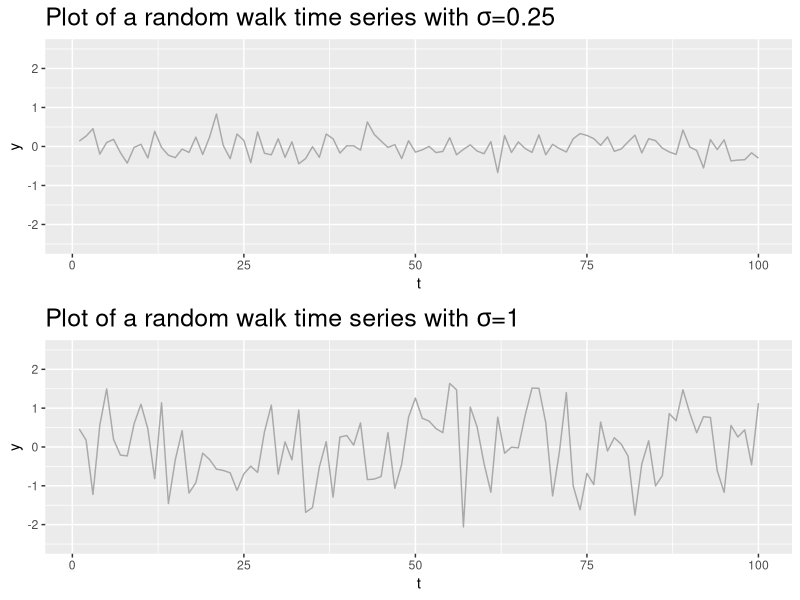
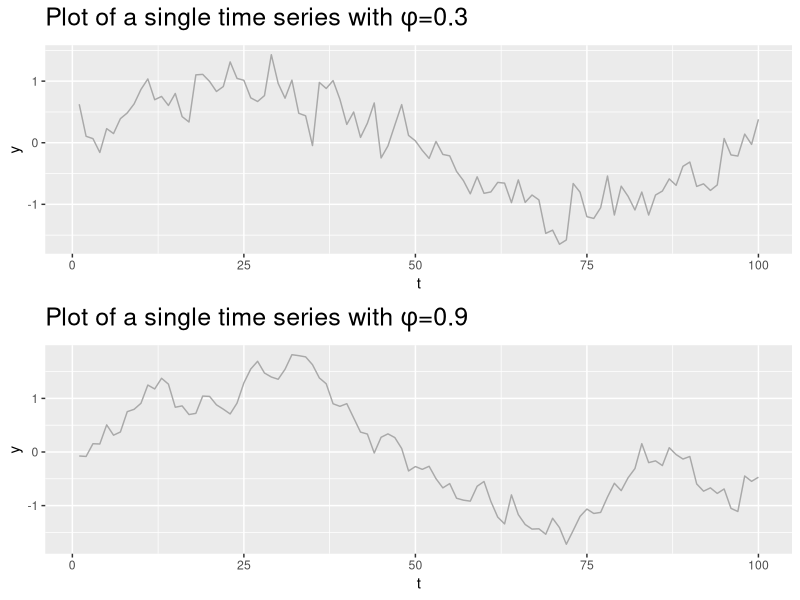
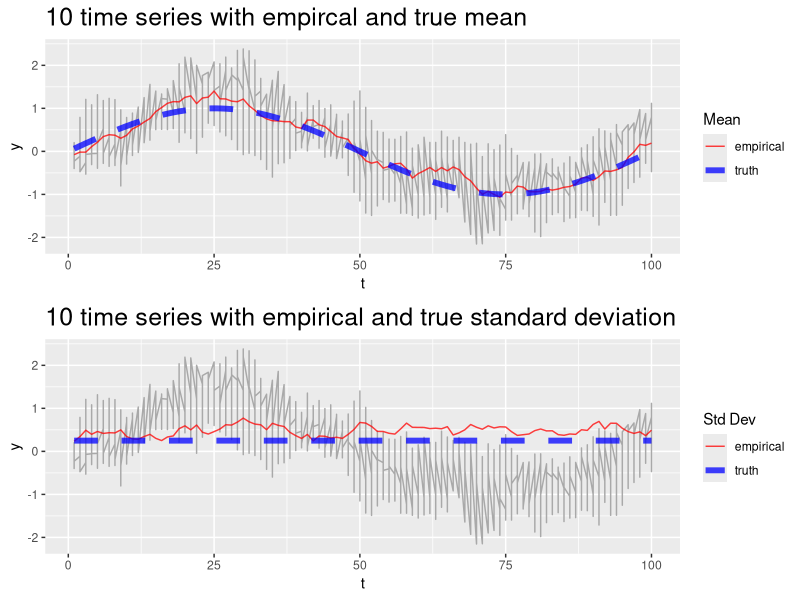
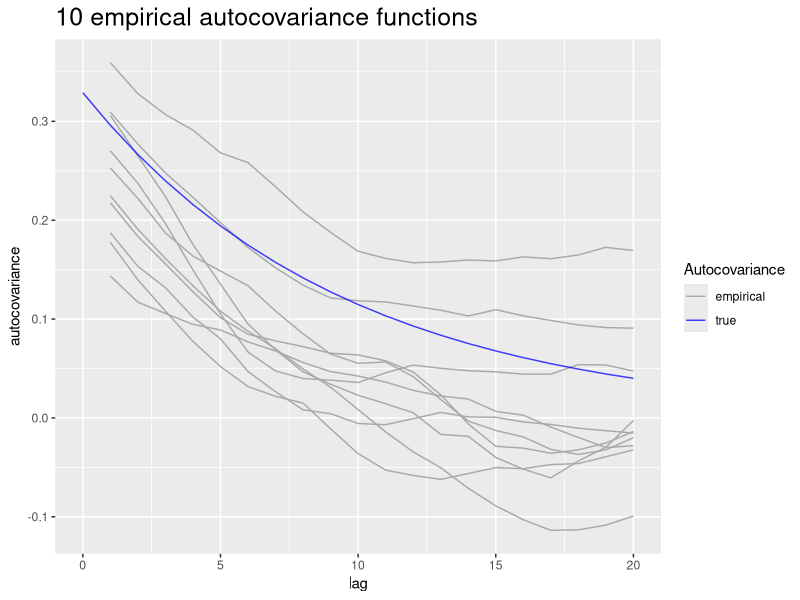
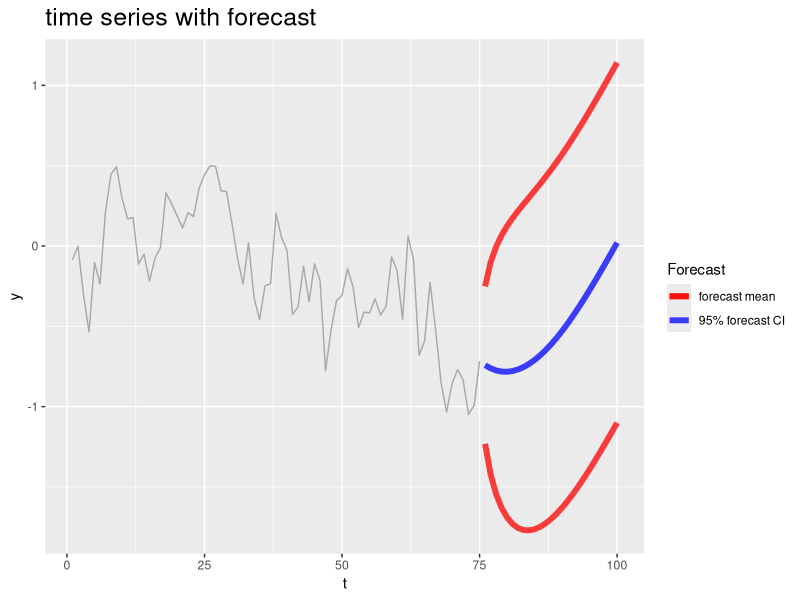
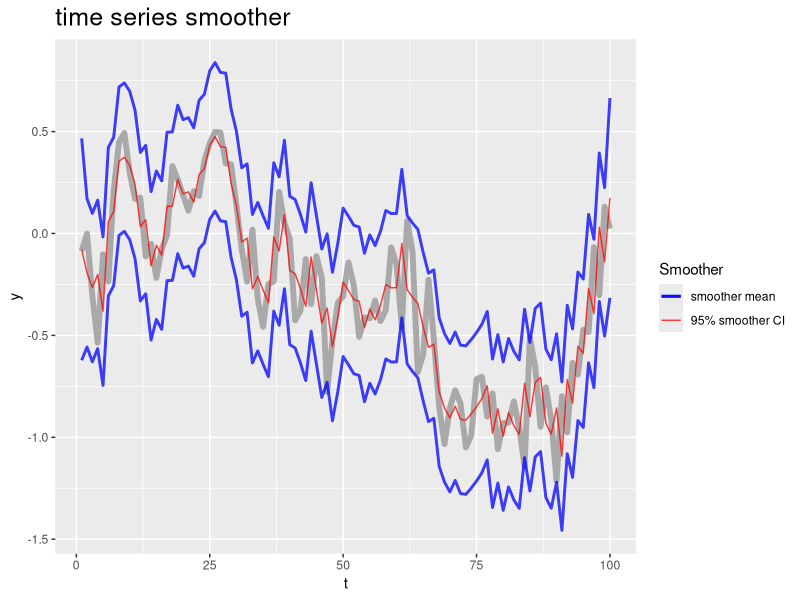
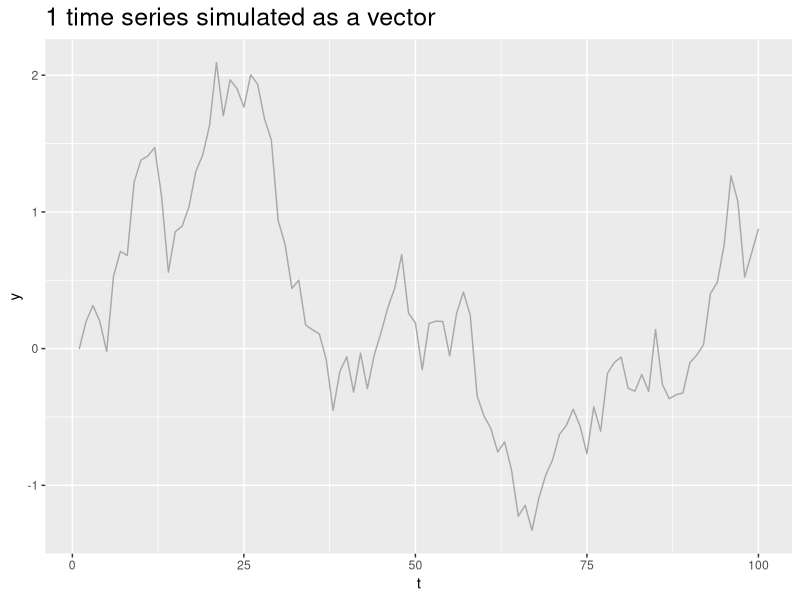
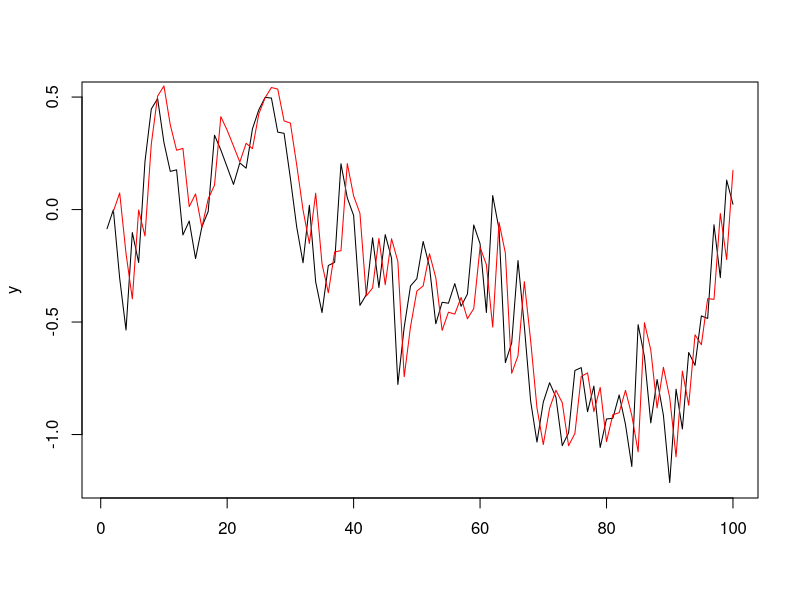

R code for these plots, in order:
## ---- chunk 1
## Load R packages and define helper functions
library(ggplot2, quietly = TRUE)
library(reshape2, quietly = TRUE)
library(grid, quietly = TRUE)
## Function to plot multiple ggplots on the same image
multiplot <- function(..., plotlist=NULL, cols) {
  require(grid)
	
	# Make a list from the ... arguments and plotlist
	plots <- c(list(...), plotlist)
	
	numPlots = length(plots)
	
	# Make the panel
	plotCols = cols                       # Number of columns of plots
	plotRows = ceiling(numPlots/plotCols) # Number of rows needed, calculated from # of cols
	
	# Set up the page
	grid.newpage()
	pushViewport(viewport(layout = grid.layout(plotRows, plotCols)))
	vplayout <- function(x, y)
		viewport(layout.pos.row = x, layout.pos.col = y)
	
	# Make each plot, in the correct location
	for (i in 1:numPlots) {
		curRow = ceiling(i/plotCols)
		curCol = (i-1) %% plotCols + 1
		print(plots[[i]], vp = vplayout(curRow, curCol ))
	}	
}

##
## function to simulate time series
##

simTimeSeries <- function(t, N, mu, s, phi){
  if(N == 1){
    y <- rep(0, t)                                      ## initialize container
    y[1] <- mu[1] + rnorm(1, 0, s)                      ## initailize time series at time 1
    for(i in 2:t){
      epsilon <- rnorm(1, 0, s)                         ## independent random error
      y[i] <- mu[i] + phi * (y[i-1] - mu[i-1]) + epsilon            ## autoregressive model
    }
  } else {
    y <- matrix(0, t, N)                                ## initialize container
    y[1, ] <- mu[1] + rnorm(N, 0, s)                    ## initailize time series at time 1
    for(i in 2:t){
      epsilon <- rnorm(N, 0, s)                         ## independent random error
      y[i, ] <- mu[i] + phi * (y[i-1, ] - mu[i-1]) + epsilon        ## autoregressive model
    }
  }
  return(y)
}

## ---- chunk 2
N <- 1                              ## pick the number of time series
t <- 100                            ## pick a time series length
mu <- rep(0, t)                     ## pick a mean structure
s_low <- 0.25                       ## pick standard deviation
s_high <- 1                         ## pick standard deviation

y_s_low <- simTimeSeries(t, N, mu, s_low, phi=0)
y_s_high <- simTimeSeries(t, N, mu, s_high, phi=0)
plot_s_low <- ggplot(data=data.frame(y=y_s_low, t=1:t), aes(y=y, x=t)) + 
  geom_line(alpha=1, colour="darkgrey") + coord_cartesian(ylim=c(-2.5, 2.5)) +
  ggtitle(substitute(paste("Plot of a random walk time series with ", 
                           sigma, "=", sd), list(sd=s_low))) + 
  theme(plot.title = element_text(size=18)) 
plot_s_high <- ggplot(data=data.frame(y=y_s_high, t=1:t), aes(y=y, x=t)) + 
  geom_line(alpha=1, colour="darkgrey") + coord_cartesian(ylim=c(-2.5, 2.5)) +
  ggtitle(substitute(paste("Plot of a random walk time series with ", 
                           sigma, "=", sd), list(sd=s_high))) +  
  theme(plot.title = element_text(size=18)) 
multiplot(plot_s_low, plot_s_high, cols=1)

## ---- chunk 3
N <- 1                              ## pick the number of time series
t <- 100                            ## pick a time series length
mu <- sin(2 * pi * (1:t)/t)         ## pick a mean structure
# mu <- rep(0, t)                     ## pick a mean structure
# mu <- rep(6, t)                     ## pick a mean structure
s <- 0.25                           ## pick standard deviation
phi_low <- 0.30                     ## pick autocorrelation parameter
phi_high <- 0.90                    ## pick autocorrelation parameter

y_phi_low <- simTimeSeries(t, N, mu, s, phi=phi_low)
y_phi_high <- simTimeSeries(t, N, mu, s, phi=phi_high)
plot_phi_low <- ggplot(data=data.frame(y=y_phi_low, t=1:t), aes(y=y, x=t)) + 
  geom_line(alpha=1, colour="darkgrey") + 
  ggtitle(substitute(paste("Plot of a single time series with ", phi, "=", p), list(p=phi_low))) + 
  theme(plot.title = element_text(size=18))
plot_phi_high <- ggplot(data=data.frame(y=y_phi_high, t=1:t), aes(y=y, x=t)) + 
  geom_line(alpha=1, colour="darkgrey") + 
  ggtitle(substitute(paste("Plot of a single time series with ", phi, "=", p), list(p=phi_high))) +  
  theme(plot.title = element_text(size=18))
multiplot(plot_phi_low, plot_phi_high, cols=1)
## ---- chunk 4
N <- 10                               ## replicates N
phi <- 0.9                            ## autocorrelation parameter
y <- simTimeSeries(t, N, mu, s, phi)  ## simulate time series

mean_y <- apply(y, 1, mean)           ##  calculate the empirical mean
var_y <-apply(y, 1, var)              ##  calculate the empirical variance
sd_y <- sqrt(N-1) / sqrt(N) * apply(y, 1, sd)               ##  calculate the empirical standard deviation

time_data <- data.frame(y=y, t=1:t)
melt_time <- melt(time_data, id="t")                        
summary_data <- data.frame(mean_y=mean_y, var_y=var_y, sd_y=sd_y, 
#                            mu=mu-phi^(0:(t-1))*mu[1], s=s, t=1:t)
mu=mu, s=s, t=1:t)


## plot time series with mean and variance
plot_mean <- ggplot(data = melt_time, aes(y=value, x=t)) + 
  geom_line(alpha=1, colour="darkgrey") + 
  geom_line(data=summary_data, aes(y=mean_y, x=t, colour="empirical"), 
            alpha=0.75) + 
  geom_line(data=summary_data, aes(y=mu, x=t, colour="truth"), alpha=0.75, 
            lty=2, lwd=2) + 
  scale_colour_manual("Mean", labels=c("empirical", "truth"), 
                      values=c("empirical"="red","truth"="blue")) + 
  scale_y_continuous("y") + scale_x_continuous("t") +
  ggtitle(paste(min(N, 10), 
                "time series with empircal and true mean")) +
  theme(plot.title = element_text(size=18))
 
plot_sd <- ggplot(data = melt_time, aes(y=value, x=t)) + 
  geom_line(alpha=1, colour="darkgrey") + 
  geom_line(data=summary_data, aes(y=sd_y, x=t, colour="empirical"), 
            alpha=0.75) + 
  geom_line(data=summary_data, aes(y=s, x=t, colour="truth"), alpha=0.75, 
            lty=2, lwd=2) + 
  scale_colour_manual("Std Dev", labels=c("empirical", "truth"), 
                      values=c("empirical"="red","truth"="blue")) + 
  scale_y_continuous("y") + scale_x_continuous("t") + 
  ggtitle(paste(min(N, 10), 
                "time series with empirical and true standard deviation")) + 
  theme(plot.title = element_text(size=18))

## Plot using multiplot
multiplot(plot_mean, plot_sd, cols=1)
## ---- chunk 5
covariances <- matrix(0, min(t, 20), N)
for(i in 1:N){
    for(k in 1:min(t, 20)-1){
      covariances[k+1, i] <- cov(y[1:(t-k), i] - mu[1:(t-k)], y[1:(t-k) + k, i] - mu[1:(t-k) + k])
  }
}

cov_data <- data.frame(y=covariances, t=1:20)
melt_cov <- melt(cov_data, id="t")
ggplot(data = melt_cov, aes(y=value, x=t)) + 
  geom_line(data=melt_cov, aes(y=value, x=t, group=variable, colour="empirical"), alpha=1) + 
  geom_line(data=data.frame(y=s^2/(1-phi^2) * phi^(0:min(t,20)), x=0:min(t, 20)), aes(y=y, x=x, colour="truth"), 
            alpha=0.75) + 
  scale_colour_manual("Autocovariance", labels=c("empirical", "true"), 
                      values=c("empirical"="darkgrey","truth"="blue")) + 
  scale_y_continuous("autocovariance") + scale_x_continuous("lag") + 
  ggtitle(paste(min(N, 10), 
                "empirical autocovariance functions")) + 
  theme(plot.title = element_text(size=18))
## ---- chunk 6
set.seed(11)
N <- 1                                ## replicates N
phi <- 0.9                            ## autocorrelation parameter
mu <- sin(2 * pi * (1:t)/t)         ## pick a mean structure
# mu <- rep(0, t)                       ## pick a mean structure
# mu <- rep(6, t)                       ## pick a mean structure
s <- 0.25                             ## pick standard deviation
y <- simTimeSeries(t, N, mu, s, phi)  ## simulate time series

tau <- 75
y[(tau+1):t] <- NA
forecast_data <- data.frame(y=y, t=1:t)
melt_forecast <- melt(forecast_data, id="t") 
forecast_mean <- rep(NA, t-tau)
forecast_sd <- rep(NA, t-tau)
for(i in (tau+1):t){
  lag <- i-tau
  forecast_mean[lag] <- mu[i] + phi^(lag) *
                          (y[tau] - mu[tau])
  forecast_sd[lag] <- sqrt(sum(phi^(2 * (1:lag - 1)) * s^2))
}
forecast_data <- data.frame(mean=forecast_mean, sd=forecast_sd, 
                            lower_CI=forecast_mean - 1.96 * forecast_sd,
                            upper_CI=forecast_mean + 1.96 * forecast_sd,
                            t=(tau+1):t)
ggplot(data = melt_forecast, aes(y=value, x=t)) + 
  geom_line(alpha=1, colour="darkgrey") + 
  geom_line(data=forecast_data, aes(y=mean, x=t, colour="forecast mean"), 
            alpha=0.75, lwd=2) + 
  geom_line(data=forecast_data, aes(y=lower_CI, x=t,
                                    colour="95% forecast CI"), alpha=0.75, 
            lty=1, lwd=2) + 
  geom_line(data=forecast_data, aes(y=upper_CI, x=t, 
                                    colour="95% forecast CI"), alpha=0.75, 
            lty=1, lwd=2) + 
  scale_colour_manual("Forecast", labels=c("forecast mean", "95% forecast CI"),
                      values=c("forecast mean"="blue", 
                               "95% forecast CI"="red")) + 
  scale_y_continuous("y") + scale_x_continuous("t") +
  ggtitle("time series with forecast") +
  theme(plot.title = element_text(size=18))
## ---- chunk 7
set.seed(11)
N <- 1                                ## replicates N
phi <- 0.9                            ## autocorrelation parameter
mu <- sin(2 * pi * (1:t)/t)           ## pick a mean structure
# mu <- rep(0, t)                       ## pick a mean structure
# mu <- rep(6, t)                       ## pick a mean structure
s <- 0.25                             ## pick standard deviation
y <- simTimeSeries(t, N, mu, s, phi)  ## simulate time series

smoother_mean <- rep(NA, t)
smoother_sd <- rep(NA, t)
for(i in 1:t){
  if (i==1) {
    smoother_mean[i] <- (phi * (y[i+1] - mu[i+1] + phi * mu[i])) / (phi^2)
    smoother_sd[i] <- sqrt(s^2/phi^2)
  } else if (i == t) {
    smoother_mean[i] <- (mu[i] + phi * (y[i-1] - mu[i-1]))
    smoother_sd[i] <- sqrt(s^2)
  } else {
    smoother_mean[i] <- (mu[i] + phi * (y[i-1] - mu[i-1]) + phi * 
                           (y[i+1] - mu[i+1] + phi * mu[i])) / (1 + phi^2)
    smoother_sd[i] <- sqrt(s^2/(1 + phi^2))
  }
}

smoother_data <- data.frame(mean=smoother_mean, sd=smoother_sd, t=1:t,
                            lower_CI=smoother_mean - 1.96 * smoother_sd, 
                            upper_CI=smoother_mean + 1.96 * smoother_sd)
melt_smoother <- melt(data.frame(y=y, t=1:t), id="t") 
ggplot(data = melt_smoother, aes(y=value, x=t)) + 
  geom_line(alpha=1, colour="darkgrey", lwd=2) + 
  geom_line(data=smoother_data, aes(y=mean, x=t, colour="smoother mean"), 
            alpha=0.75) + 
  geom_line(data=smoother_data, aes(y=lower_CI, x=t,
                                    colour="95% smoother CI"), alpha=0.75, 
            lty=1, lwd=1) + 
  geom_line(data=smoother_data, aes(y=upper_CI, x=t, 
                                    colour="95% smoother CI"), alpha=0.75, 
            lty=1, lwd=1) + 
  scale_colour_manual("Smoother",
                      labels=c("smoother mean", "95% smoother CI"), 
                      values=c("smoother mean"="red", 
                               "95% smoother CI"="blue")) + 
  scale_y_continuous("y") + scale_x_continuous("t") +
  ggtitle("time series smoother") +
  theme(plot.title = element_text(size=18))
## ---- chunk 8
R <- toeplitz(phi^(0:(t-1)))
Sigma <- s^2 / (1 - phi^2) * R
library(mvtnorm)
y_vec <- t(rmvnorm(N, mu, Sigma))

vec_data <- data.frame(y=y_vec, t=1:t)
melt_vec <- melt(vec_data, id="t")                        

ggplot(data = melt_vec, aes(y=value, x=t)) + 
  geom_line(alpha=1, colour="darkgrey") + 
  scale_y_continuous("y") + scale_x_continuous("t") + 
  ggtitle(paste(min(N, 10), 
                "time series simulated as a vector")) + 
  theme(plot.title = element_text(size=18))
## ---- chunk 9
Z <- toeplitz(c(phi^(1:t)))[1:(t-1), ]      ## construct the (t-1) by t basis
                                            ## matrix for one step ahead
                                            ## forecasting

y_hat_one_step_ahead <- mu[2:t] + Z %*% solve(R) %*% (y - mu)
matplot(y, type = 'l')
lines(2:t, y_hat_one_step_ahead, col = "red")
# sd_y_hat_one_step_ahead <-
#   
#   diag(Z %*% solve(R) %*% (y - mu) %*% t(solve(R) %*% (y - mu)) %*% t(Z))
#     
#   diag(Z %*% solve(R) %*% (s^2 * R) %*% t(solve(R)) %*% t(Z))
# 
# sqrt(s^2 / (1-phi^2))
